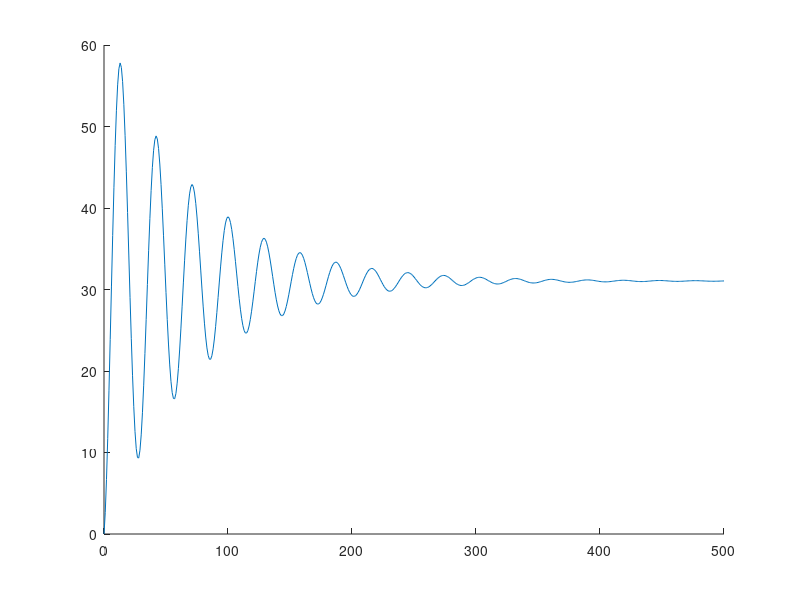

MATLAB code for this plot: (Note: this script raises an error after producing the figure.)
clc
close all
clear
clc

% Valeurs des simulations
t1 = [0:1:500];
t2 = [0:0.1:10];
u1 = ones(size(t1));
u2 = ones(size(t2));
%

A = [-0.018223 -0.088571 -9.78 0;
    -0.003038 -1.2563 0 1;
    0 0 0 1;
    0.0617 -28.075 0 -4.5937];
B = [0 1.1962;
    0 -0.00120;
    0 0;
    7.84 -4.05];
C = [1 0 0 0;
    0 57.296 0 0;
    0 0 57.296 0;
    0 0 0 57.296;
    0 -57.296 57.296 0];
D = [0 0;
    0 0;
    0 0;
    0 0;
    0 0];
ss0 = ss(A,B,C,D);
disp(['Le systeme de variable d''état obtenu avec ss: ']), ss0
%% A 
%analyse des caractéristiques dynamiques de l'avion à partir des valeurs
%propres du système et de la réponse temporelle de la vitesse v du système
%soumis à un échelon sur a_p : donner le temps du premier pic, le
%dépassement maximum, le temps de stabilisation, le facteur
%d'amortissement, la période des oscillations amorties et naturelles et
%vérifier ces résultats à partir de la réponse temporelle
p=eig(A);
wn = abs(p);
zeta = real(p)./wn;
ts = -4./(zeta.*wn);
disp(['ts initial = ' num2str(ts(3))])
wa = wn.*sqrt(1-zeta.^2);
tp = pi./wa;
phi = acos(zeta);
mp = 100 * exp(-pi./tan(phi))

FTBO = tf(ss0)

figure('Name','Mandat A')
hold on
plot(t1,lsim(FTBO(1,2),u1,t1))
yline(mp(3), 'Mp')
xline(tp(3))
xline(ts(3))
legend()
grid on
hold off

%% B
%identification de la fonction de transfert à phase non-minimale à partir
%des pôles et zéros

figure('Name','Determination des fonctions a phase non-minimale')
hold on
subplot(5,2,1)
pzmap(FTBO(1,1))
subplot(5,2,2)
pzmap(FTBO(2,1))
subplot(5,2,3)
pzmap(FTBO(3,1))
subplot(5,2,4)
pzmap(FTBO(4,1))
subplot(5,2,5)
pzmap(FTBO(5,1))
subplot(5,2,6)
pzmap(FTBO(1,2))
subplot(5,2,7)
pzmap(FTBO(2,2))
subplot(5,2,8)
pzmap(FTBO(3,2))
subplot(5,2,9)
pzmap(FTBO(4,2))
subplot(5,2,10)
pzmap(FTBO(5,2))
hold off
%% C
% présentation du lieu des racines fait à la main entre a_p et v (avec étapes)
%et validation sur MATLAB
%[num,den] = tfdata(FTBO(1,2));
%[P,Z]=pzmap(FTBO(1,2));
figure('Name','Comparaison Rlocus avec à la main')
rlocus(FTBO(1,2))
%% D
%explication de l'effet de la rétroaction Kv sur la stabilité, le temps de
%stabilisation et le dépassement maximum à partir du lieu des racines
% Lorsqu'on change le gain de la boucle de rétroaction,
% les poles se déplacent sur les branches du lieu de
% racine. Avec de nouveaux poles, nous avons des nouvelles
% valeurs de zeta, temps de stabilisation et pic maximal.
K0 = [0:0.01:4];
R0 = rlocus(FTBO(1,2),K0);
W0=abs(R0);
zeta0 = real(R0)./W0;
ts0 = -4./(zeta0.*W0);
wa0 = W0.*sqrt(1-zeta0.^2);
tp0 = pi./wa0;
phi0 = acos(zeta0);
mp0 = 100 * exp(-pi./tan(phi0));
figure('Name','Optimisation du Kv')
hold on
subplot(2,2,1)
plot(K0,ts0)
title('Impact de Kv sur le temps de stabilisation')
subplot(2,2,2)
plot(K0,wa0)
title('Impact de Kv sur la stabilite')
subplot(2,2,3)
plot(K0,phi0)
title('Impact de Kv sur la phase')
subplot(2,2,4)
plot(K0,mp0)
title('Impact de Kv sur le pic maximal')
hold off
%% E
% conception de la boucle interne à partir du lieu des racines: 
%(1) choix de kv
%(2) calcul du nouveau modele n1/d1 et du modele A1, B1, C1, D1 incluant
%la boucle interne
%On voit que dans le mode phigoide, il faut un gain Kv de 1.0263 pour minimiser
%w*z bien que les autres poles seront également légerement déplacé, cet
%impact sera beaucoup moindre que l'impact sur le mode phigoide

[NumFTo4, DenFTo4] = tfdata(FTBO(1,2),'v');
NumDiffDen = conv([0 3.*NumFTo4(2) 2.*NumFTo4(3) NumFTo4(4)],DenFTo4);
NumDenDiff = conv(NumFTo4,[4.*DenFTo4(1) 3.*DenFTo4(2) 2.*DenFTo4(3) DenFTo4(4)]);
NpDNDp = NumDiffDen - NumDenDiff;
FTBOJunc = roots(NpDNDp);
sjonction = FTBOJunc(5);
Kv = -(DenFTo4(1).*sjonction.^4 + DenFTo4(2).*sjonction.^3 + DenFTo4(3).*sjonction.^2 + DenFTo4(4).*sjonction + DenFTo4(5))./(NumFTo4(2).*sjonction.^3 + NumFTo4(3).*sjonction.^2 + NumFTo4(4).*sjonction + NumFTo4(5))

disp(['Nouvelle fonction de transfert avec la retroaction Kv=', num2str(Kv)] )
% Kv=1.0263;  %Valeur obtenue avec rlocfind sur mon lieu de racine de ftbo, entree a bras pour simplifier la vie
FTBF = feedback(FTBO(1,2),Kv)
sim1=lsim(FTBO(1,2),u1,t1);
sim2=lsim(FTBF,u2,t2);
figure('Name','Comparaison avant-apres feedback')
hold on
subplot(2,1,1)
plot(t1,sim1)
title('Stabilisation originale')
grid on
subplot(2,1,2)
plot(t2,sim2)
title('Stabilisation avec retroaction Kv')
grid on
disp('Creation des nouvelles matrice A1,B1,C1,D1')

ss1 = feedback(ss0,[0 Kv; 0 0; 0 0; 0 0; 0 0]')
A1=ss1.A
B1=ss1.B
C1=ss1.C
D1=ss1.D
FTBO2 = tf(ss1)
disp('Calcul du nouveau Ts:')
%[numf,denf]=tfdata(FTBF,'v');
%[rf,pf,kf] = residue(numf,denf)
pf=eig(A1)
wnF = abs(pf)
zetaF = real(pf)./wnF;
tsF = -4./(zetaF.*wnF)
waF = wn.*sqrt(1-zetaF.^2);
tpF = pi./waF;
phiF = acos(zetaF);
mpF = 100 * exp(-pi./tan(phiF));
%% F
% vérification des marges avec diagrammes de Bode et Kv:commentaire sur le
%sens des marges, utilité
figure('Name','Bode Plot et marges')
subplot(2,1,1)
margin(FTBO(1,2))
grid on
subplot(2,1,2)
margin(FTBF)
grid on
%[mag,pha]=bode(FTBF)
hold off
%% G
%réduction de la FT entre a_p et v, présentation de la nouvelle FT réduite, fermeture de la boucle à
%la main sur cette FT, explication de l’effet de Kv sur les  paramètres standards
%(K,zeta,wn,tau) et la reponse
[R1,P1,K1]=residue(FTBO(1,2).numerator{1},FTBO(1,2).denominator{1});
Cdom=abs(R1)./abs(real(P1));
[NUMR,DENR]=residue(R1(3:4),P1(3:4),K1);
TFR = tf(NUMR,DENR);
TFRnocomp = TFR;
TFR = (dcgain(FTBO(1,2))./dcgain(TFR))*TFR;
[NUMR,DENR] = tfdata(TFR,'v');
% [ZR, PR, KR] = tf2zp(NUMR,DENR)
figure('Name','Root locus de la fonction reduite')
rlocus(TFR)
title('Root locus de la fonction reduite compensee')
legend('Ordre 2 Reduite')
%Calcul à la main effectué. On regarde maintenant l'impact de Kv avec la
%valeur trouvée en E)
% Kv = 1.298549011;     % Valeur Trouvee a la main comme reference
% On utilise une partie du travail effectue a la main
% NUMRDIFF = [0 NUMR(1)];     %Derivee de NUMR
% DENRDIFF = [2 DENR(2)];     %Derivee de DENR
% Sseparation = roots(conv(NUMR,DENRDIFF) - conv(NUMRDIFF,DENR))
% KvFB = - (DENR(1).*Sseparation(1).^2 + DENR(2).*Sseparation(1) + DENR(3))./(NUMR(1).*Sseparation(1) + NUMR(2))
% KvFBroots = roots([1.340964 -1.44243704 -0.04699232])

KvFBcoef1 = (NUMR(end-1)./2).^2;
KvFBcoef2 = (NUMR(end-1).*DENR(2) - NUMR(end));
KvFBcoef3 = ((DENR(2)./2).^2 - DENR(3));
KvFBroots = roots([KvFBcoef1 KvFBcoef2 KvFBcoef3]);
KvFB = KvFBroots(1);
NUMR2 = KvFB.*NUMR;
DENR2 = DENR + [0 KvFB.*NUMR(end-1) KvFB.*NUMR(end)];
TFRfb = tf(NUMR2,DENR2)
% pr2 = rlocus(TFRfb,1)
% wnr2 = abs(pr2)
% zetar2 = -real(pr2)./wnr2
[WnTFRfb, ZetarTFRfb, pTFRfb] = damp(TFRfb)
% zerosR2 = roots(NUMR2)
tsr2 = (4)./(ZetarTFRfb.*WnTFRfb)

figure('Name','Reponse a un echelon de la nouvelle fonction de transfert reduite avec boucle fermee kv')
% plot(step(TFRfb,10))
hold on
subplot(2,1,1)
hold on
plot(t1,sim1)
plot(t1,lsim(TFR,u1,t1))
grid on
legend('Ordre 4','Ordre 2 Reduit')
title('Stabilisation Ordre 4 vs Ordre 2 Reduit')
subplot(2,1,2)
hold on
plot(t2,sim2)
plot(t2,lsim(TFRfb,u2,t2))
title('Stabilisation retroaction Kv')
legend(['Ordre 4 Kv=' num2str(Kv)],['Ordre 2 Kv=' num2str(KvFB)])
grid on
hold off
%Sur ce nouveau lieu de racine, nous remarquons que 
%% H
% Calcul du Kv avec le système réduit et comparaison avec la valeur trouvée ci-dessus en (e)
%% I
% comparaison des lieux des racines original et réduit de la FT entre a_p
% et v sur le meme graphique
figure('Name','Comparaison des root locus')
hold on
% subplot(2,1,1)
rlocus(FTBO(1,2),TFRnocomp,TFR)
legend('FTBO Ordre 4','FTBO Ordre 2 reduit','FTBO Ordre 2 Reduit comp DC')
% subplot(2,1,2)
% pzmap(TFRfb)
% legend('FTBF Reduit')
xlim([-3 0.5])
% ylim([-1 1])
 ylim([-8 8])
hold off

% figure()
% hold on
% rlocus(FTBO(1,2),TFR)
% hold off
% legend()
%% J
% Lieu des racines entre gama_d et gama incluant la boucle interne (i.e.
% n1/d1), effet de Kp sur la reponse
figure('Name','Lieu des racines entre gama_d et gama incluant la boucle interne')
hold on
subplot(2,1,1)
rlocus(FTBO(5,1))
subplot(2,1,2)
rlocus(FTBO2(5,1))

%% K
% design de la boucle externe: avec Bode,
% (1)calculer Kp pour instabilite
% (2)calculer Kp pour marges de 6db et 30deg
% (3)mesurer l'erreur en regime permanent par simulation sur MATLAB
% [numKp, denKp] = pade(FTBO2(5,1),4)
% sgrid(0,[]); % specify the desired location on the real axis
% KpInst = rlocfind(FTBO2(5,1))
[NumKpInst, DenKpInst] = tfdata(FTBO2(5,1),'v')

KpInst = DenKpInst(5)./NumKpInst(5)
% KpInst = 0.278;

FTBF2 = feedback(FTBO2(5,1),KpInst);

sim3=lsim(FTBO2(5,1),u2,t2);
sim4=lsim(FTBF2,u2,t2);

figure('Name','Lieu des racines avec Kp pour Instabilite')
hold on
subplot(2,1,1)
plot(t2,sim3)
title('FTBO')
grid on
subplot(2,1,2)
plot(t2,sim4)
title('FTBF instable with Kp')
grid on



%% L
% calcul de l'erreur en régime permanent à partir du gain statique tel que lu sur le diagramme de Bode,
%comparaison avec (3) de l’item ci-dessus
%% M
%calcul du nouveau modèle n2/d2 et le modele A2, B2, C2, D2
%% N
% comparaison et discussion des réponses temporelles avec compensateurs P, PD, PI et PID